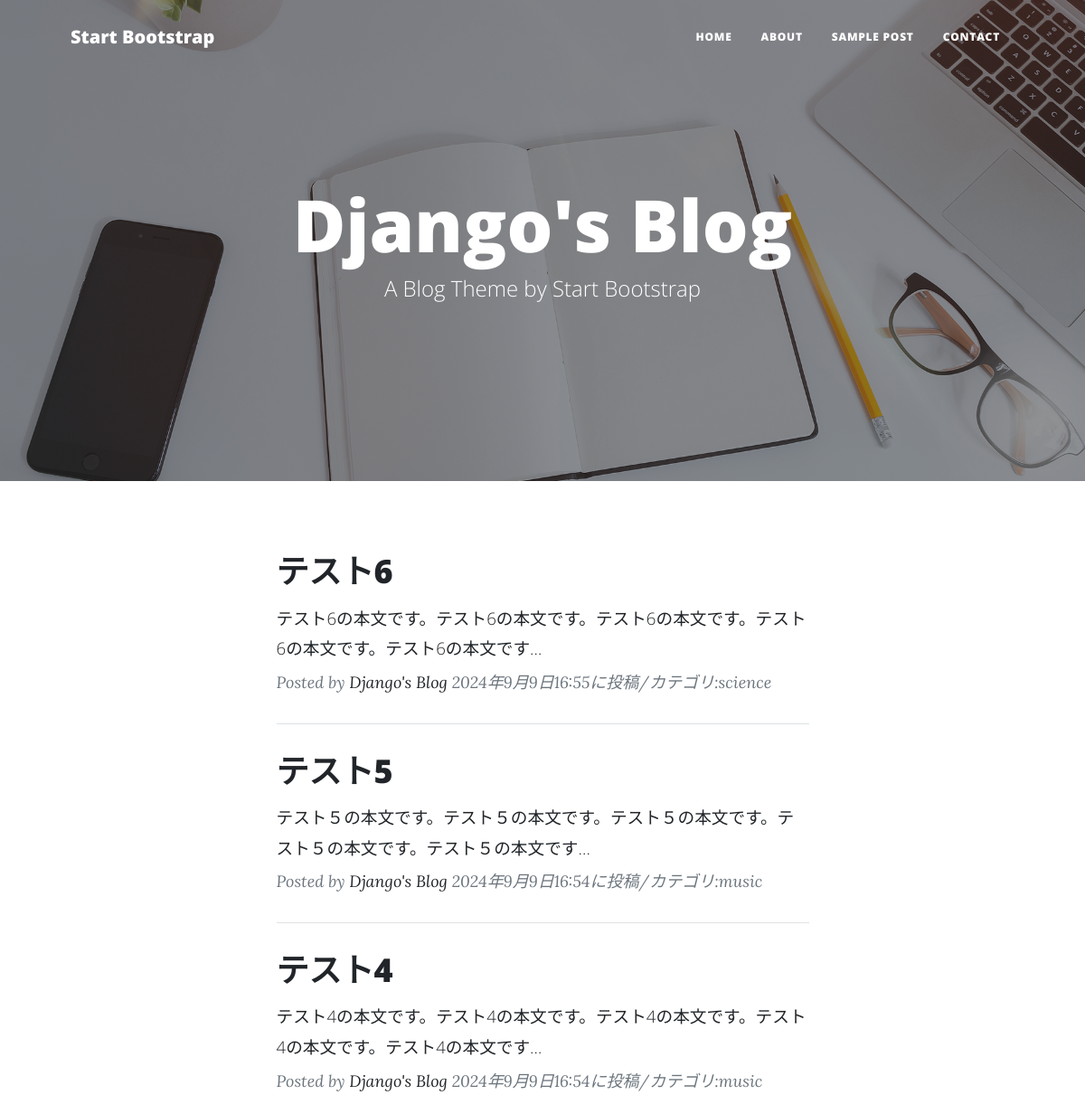
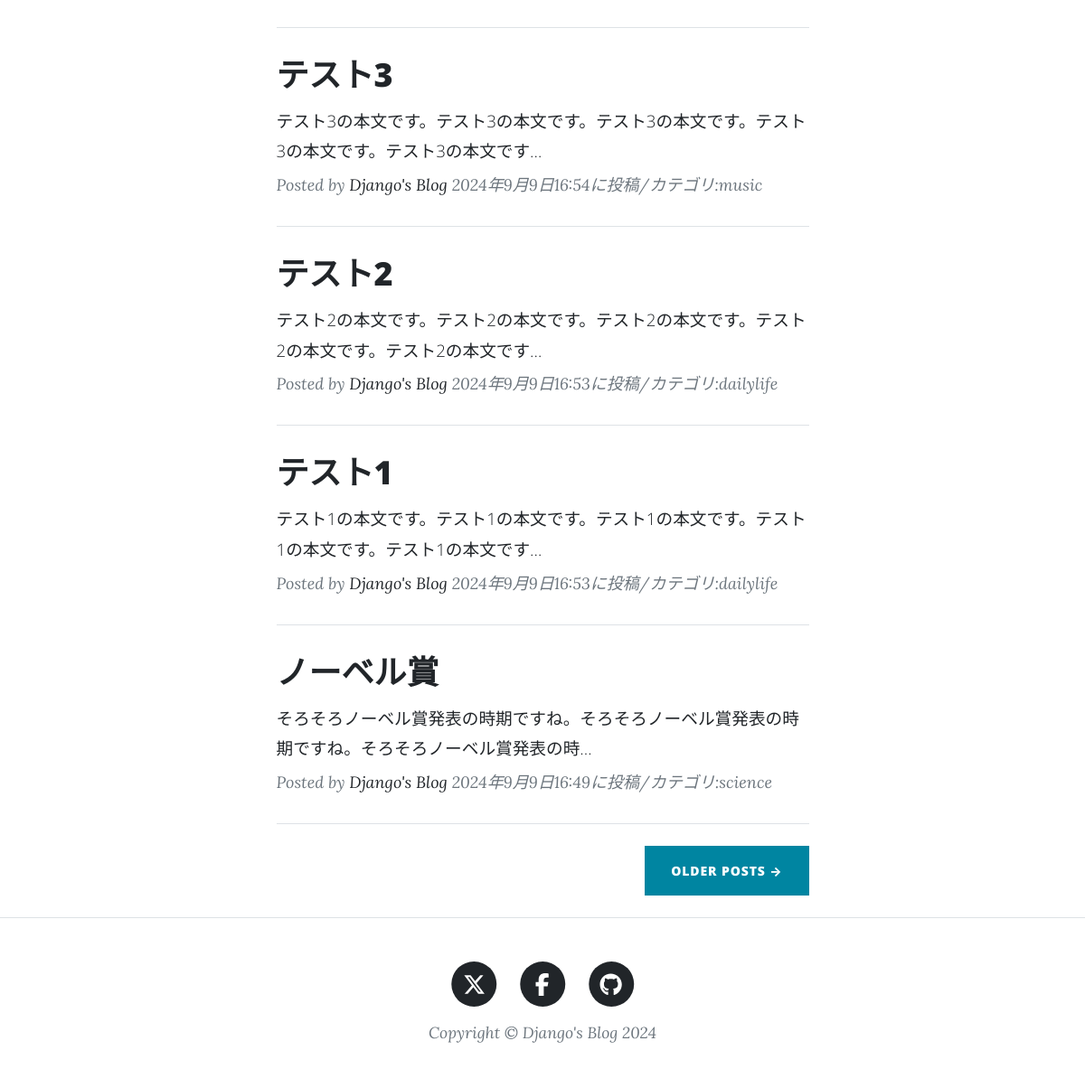
The page / on the database its author committed (2 pictures, top to bottom).
### blogapp/models.py (models this page shows, shortened)
class BlogPost(models.Model):
    title = models.CharField(
        max_length=200,
        verbose_name='タイトル'
        )
    content = models.TextField(
        verbose_name='本文'
    )
    posted_at = models.DateTimeField(
        auto_now_add=True,
        verbose_name= '投稿日時'
        )
    category = models.CharField(
        max_length=50,
        choices=(('science', '科学のこと'),
                 ('dailylife', '日常のこと'),
                 ('music', '音楽のこと')),
        verbose_name='カテゴリ'
        )

### blogapp/views.py (the view)
# urls.py: path('', views.IndexView.as_view(), name='index'),
class IndexView(ListView):
    template_name = 'index.html'
    queryset = BlogPost.objects.order_by('-posted_at')

### blogapp/templates/index.html (shortened to what this page needs)
{% load static %}
<!DOCTYPE html>
<html lang="5.2.3/dist/js/bootstrap.bundle.min.js">
    <head>
        <link href={% static "css/styles.css" %} rel="stylesheet" />
    </head>
    <body>
        <nav class="navbar navbar-expand-lg navbar-light" id="mainNav">
            <div class="container px-4 px-lg-5">
                <a class="navbar-brand" href={% url 'blogapp:index'%}>Start Bootstrap</a>
                <div class="collapse navbar-collapse" id="navbarResponsive">
                    <ul class="navbar-nav ms-auto py-4 py-lg-0">
                        <li class="nav-item"><a class="nav-link px-lg-3 py-3 py-lg-4" href={% url 'blogapp:index'%}>Home</a></li>
                        <li class="nav-item"><a class="nav-link px-lg-3 py-3 py-lg-4" href="about.html">About</a></li>
                        <li class="nav-item"><a class="nav-link px-lg-3 py-3 py-lg-4" href="post.html">Sample Post</a></li>
                        <li class="nav-item"><a class="nav-link px-lg-3 py-3 py-lg-4" href="contact.html">Contact</a></li>
                    </ul>
                </div>
            </div>
        </nav>
        <header class="masthead" style="background-image: url({% static "assets/img/home-bg.jpg" %})">
            <div class="container position-relative px-4 px-lg-5">
                <div class="row gx-4 gx-lg-5 justify-content-center">
                    <div class="col-md-10 col-lg-8 col-xl-7">
                        <div class="site-heading">
                            <h1>Django's Blog</h1>
                            <span class="subheading">A Blog Theme by Start Bootstrap</span>
                        </div>
                    </div>
                </div>
            </div>
        </header>
        <div class="container px-4 px-lg-5">
            <div class="row gx-4 gx-lg-5 justify-content-center">
                <div class="col-md-10 col-lg-8 col-xl-7">
                    {% for record in object_list %}
                    <div class="post-preview">
                        <a href="post.html">
                            <h2 class="post-title">{{record.title}}</h2>
                            <h3 class="post-subtitle">
                                <span style="font-size: 14pt;">
                                    {{record.content | truncatechars:50}}
                                </span>
                            </h3>
                        </a>
                        <p class="post-meta">
                            Posted by
                            <a href="#!">Django's Blog</a>
                            {{record.posted_at}}に投稿/カテゴリ:{{record.category}}
                        </p>
                    </div>
                    <hr class="my-4" />
                    {%endfor%}
                    <div class="d-flex justify-content-end mb-4"><a class="btn btn-primary text-uppercase" href="#!">Older Posts →</a></div>
                </div>
            </div>
        </div>
        <footer class="border-top">
            <div class="container px-4 px-lg-5">
                <div class="row gx-4 gx-lg-5 justify-content-center">
                    <div class="col-md-10 col-lg-8 col-xl-7">
                        <ul class="list-inline text-center">
                            <li class="list-inline-item">
                                <a href="https://twitter.com/">
                                    <span class="fa-stack fa-lg">
                                        <i class="fas fa-circle fa-stack-2x"></i>
                                        <i class="fab fa-x-twitter fa-stack-1x fa-inverse"></i>
                                    </span>
                                </a>
                            </li>
                            <li class="list-inline-item">
                                <a href="https://www.facebook.com/?locale=ja_JP">
                                    <span class="fa-stack fa-lg">
                                        <i class="fas fa-circle fa-stack-2x"></i>
                                        <i class="fab fa-facebook-f fa-stack-1x fa-inverse"></i>
                                    </span>
                                </a>
                            </li>
                            <li class="list-inline-item">
                                <a href="https://github.co.jp/">
                                    <span class="fa-stack fa-lg">
                                        <i class="fas fa-circle fa-stack-2x"></i>
                                        <i class="fab fa-github fa-stack-1x fa-inverse"></i>
                                    </span>
                                </a>
                            </li>
                        </ul>
                        <div class="small text-center text-muted fst-italic">Copyright &copy; Django's Blog 2024</div>
                    </div>
                </div>
            </div>
        </footer>
    </body>
</html>

### rows shown on the page
BlogPost: title "テスト6", content "テスト6の本文です。テスト6の本文です。テスト6の本文です。テスト6の本文です。テスト6の本文です…", posted_at "2024年9月9日16:55", category "science"
BlogPost: title "テスト5", content "テスト５の本文です。テスト５の本文です。テスト５の本文です。テスト５の本文です。テスト５の本文です…", posted_at "2024年9月9日16:54", category "music"
BlogPost: title "テスト4", content "テスト4の本文です。テスト4の本文です。テスト4の本文です。テスト4の本文です。テスト4の本文です…", posted_at "2024年9月9日16:54", category "music"
BlogPost: title "テスト3", content "テスト3の本文です。テスト3の本文です。テスト3の本文です。テスト3の本文です。テスト3の本文です…", posted_at "2024年9月9日16:54", category "music"
BlogPost: title "テスト2", content "テスト2の本文です。テスト2の本文です。テスト2の本文です。テスト2の本文です。テスト2の本文です…", posted_at "2024年9月9日16:53", category "dailylife"
BlogPost: title "テスト1", content "テスト1の本文です。テスト1の本文です。テスト1の本文です。テスト1の本文です。テスト1の本文です…", posted_at "2024年9月9日16:53", category "dailylife"
BlogPost: title "ノーベル賞", content "そろそろノーベル賞発表の時期ですね。そろそろノーベル賞発表の時期ですね。そろそろノーベル賞発表の時…", posted_at "2024年9月9日16:49", category "science"
